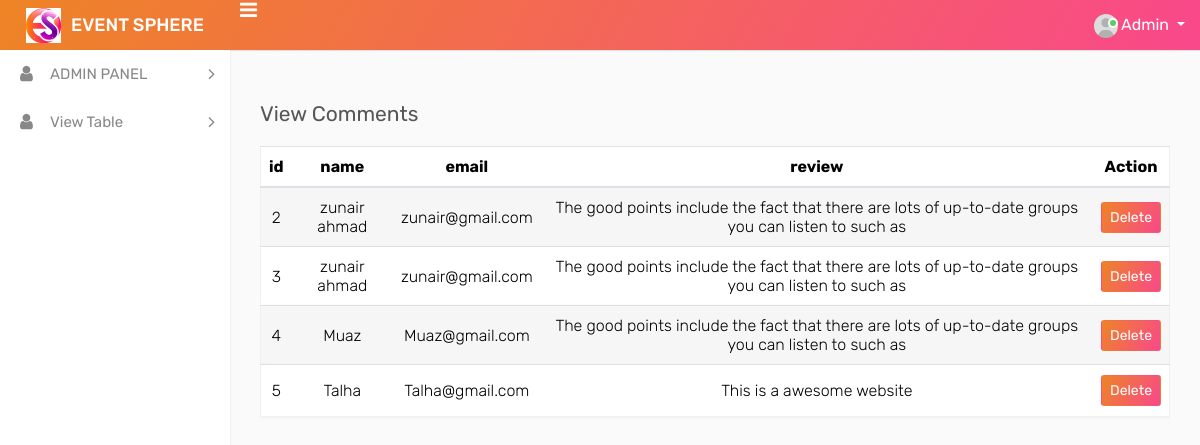
Screenshot of /admin/comment-view.php (signed in) with the database file from the repository.
### tables this page shows
CREATE TABLE `comment` (
  `id` int(100) NOT NULL,
  `name` varchar(100) NOT NULL,
  `email` varchar(100) NOT NULL,
  `review` varchar(100) NOT NULL
);

### admin/comment-view.php (the view, shortened to what this page needs)
<?php
                include 'connection.php';
                ?>
<!DOCTYPE html>
<html lang="en">
<head>
    <link rel="stylesheet" type="text/css" href="assets/css/bootstrap.min.css">
    <link rel="stylesheet" type="text/css" href="assets/css/font-awesome.min.css">
    <link rel="stylesheet" type="text/css" href="assets/css/style.css">
</head>
<body>
    <div class="main-wrapper">
         <?php include('include/TOPBAR.php'); ?>
       <?php include('include/SIDEBAR.php'); ?>
<div class="page-wrapper">
            <div class="content">
                        <h4 class="page-title">View Comments</h4>
                <div class="row">
                    <div class="col-md-12">
                        <div class="table-responsive">
                            <table class="table table-striped custom-table">
                        <thead>
                         <tr>
                          <th><center>id</center></th>
                          <th><center>name</center></th>
                          <th><center>email</center></th>
                          <th><center>review</center></th>
                         <th><center>Action</center></th>
                        </tr>
                      </thead>
                      <tbody >
                        <?php
                      $query="SELECT *from `comment` WHERE 1";
                      $run=mysqli_query($connect,$query);
                      if (mysqli_num_rows($run)>0) {
                        while($row=mysqli_fetch_array($run))
                        {
                            $id=$row['id'];
                            $name=$row['name'];
                            $email=$row['email'];
                            $review=$row['review'];
                      ?>
                      <tr>
                        <td><center><?php echo "$id"; ?></center></td>
                        <td><center><?php echo "$name"; ?></center></td>
                        <td><center><?php echo "$email"; ?></center></td>
                        <td><center><?php echo "$review"; ?></center></td>
                        <td><center>
                          <a href="comment-del.php?id=<?php echo $id ?>"><input type="submit" class="btn  btn-sm" value="Delete" name="" style="background-image: linear-gradient(120deg, #ee8425 0%, #f9488b 100%), linear-gradient(120deg, #ee8425 0%, #f9488b 100%);color: white"></a></center></td>
                      </tr>
                      <?php
                         }
                      }
                       ?>
                     </tbody>
                            </table>
                        </div>
                    </div>
                </div>
            </div>
        </div></div>
</body>
</html>

### rows the page displays
comment: id "2", name "zunair ahmad", email "zunair@gmail.com", review "The good points include the fact that there are lots of up-to-date groups you can listen to such as"
comment: id "3", name "zunair ahmad", email "zunair@gmail.com", review "The good points include the fact that there are lots of up-to-date groups you can listen to such as"
comment: id "4", name "Muaz", email "Muaz@gmail.com", review "The good points include the fact that there are lots of up-to-date groups you can listen to such as"
comment: id "5", name "Talha", email "Talha@gmail.com", review "This is a awesome website"
